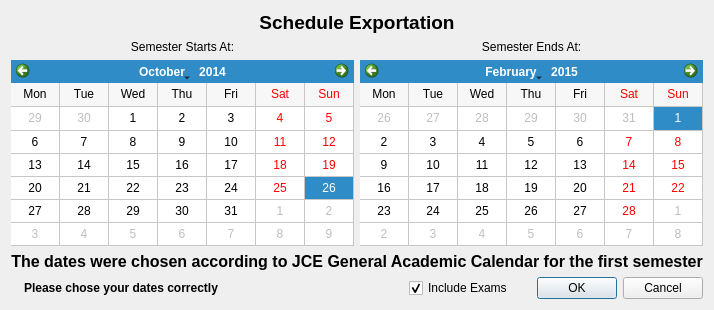
<?xml version="1.0" encoding="UTF-8"?>
<ui version="4.0">
 <class>CalendarDialog</class>
 <widget class="QDialog" name="CalendarDialog">
  <property name="geometry">
   <rect>
    <x>0</x>
    <y>0</y>
    <width>610</width>
    <height>310</height>
   </rect>
  </property>
  <property name="sizePolicy">
   <sizepolicy hsizetype="Minimum" vsizetype="Minimum">
    <horstretch>0</horstretch>
    <verstretch>0</verstretch>
   </sizepolicy>
  </property>
  <property name="minimumSize">
   <size>
    <width>0</width>
    <height>0</height>
   </size>
  </property>
  <property name="windowTitle">
   <string>Dates Dialog</string>
  </property>
  <layout class="QGridLayout" name="gridLayout_2">
   <item row="0" column="0">
    <layout class="QGridLayout" name="gridLayout">
     <item row="0" column="0">
      <widget class="QLabel" name="labelHeader">
       <property name="text">
        <string>&lt;html&gt;&lt;head/&gt;&lt;body&gt;&lt;p align=&quot;center&quot;&gt;&lt;span style=&quot; font-size:14pt; font-weight:600;&quot;&gt;Schedule Exportation&lt;/span&gt;&lt;/p&gt;&lt;/body&gt;&lt;/html&gt;</string>
       </property>
      </widget>
     </item>
     <item row="1" column="0">
      <layout class="QGridLayout" name="gridLayoutSem">
       <item row="0" column="0">
        <layout class="QGridLayout" name="gridLayoutSemStart">
         <item row="0" column="0">
          <widget class="QLabel" name="labelSemesterStart">
           <property name="text">
            <string>&lt;html&gt;&lt;head/&gt;&lt;body&gt;&lt;p align=&quot;center&quot;&gt;Semester Starts At:&lt;/p&gt;&lt;/body&gt;&lt;/html&gt;</string>
           </property>
          </widget>
         </item>
         <item row="1" column="0">
          <widget class="QCalendarWidget" name="calStart">
           <property name="sizePolicy">
            <sizepolicy hsizetype="Minimum" vsizetype="Minimum">
             <horstretch>0</horstretch>
             <verstretch>0</verstretch>
            </sizepolicy>
           </property>
           <property name="inputMethodHints">
            <set>Qt::ImhNone</set>
           </property>
           <property name="selectedDate">
            <date>
             <year>2014</year>
             <month>10</month>
             <day>26</day>
            </date>
           </property>
           <property name="minimumDate">
            <date>
             <year>2000</year>
             <month>9</month>
             <day>14</day>
            </date>
           </property>
           <property name="maximumDate">
            <date>
             <year>2080</year>
             <month>12</month>
             <day>31</day>
            </date>
           </property>
           <property name="gridVisible">
            <bool>true</bool>
           </property>
           <property name="verticalHeaderFormat">
            <enum>QCalendarWidget::NoVerticalHeader</enum>
           </property>
          </widget>
         </item>
        </layout>
       </item>
       <item row="0" column="1">
        <layout class="QGridLayout" name="gridLayoutSemEnd">
         <item row="0" column="0">
          <widget class="QLabel" name="labelSemesterEnd">
           <property name="text">
            <string>&lt;html&gt;&lt;head/&gt;&lt;body&gt;&lt;p align=&quot;center&quot;&gt;Semester Ends At:&lt;/p&gt;&lt;/body&gt;&lt;/html&gt;</string>
           </property>
          </widget>
         </item>
         <item row="1" column="0">
          <widget class="QCalendarWidget" name="calEnd">
           <property name="sizePolicy">
            <sizepolicy hsizetype="Minimum" vsizetype="Minimum">
             <horstretch>0</horstretch>
             <verstretch>0</verstretch>
            </sizepolicy>
           </property>
           <property name="selectedDate">
            <date>
             <year>2015</year>
             <month>2</month>
             <day>1</day>
            </date>
           </property>
           <property name="minimumDate">
            <date>
             <year>2000</year>
             <month>9</month>
             <day>14</day>
            </date>
           </property>
           <property name="maximumDate">
            <date>
             <year>2080</year>
             <month>12</month>
             <day>31</day>
            </date>
           </property>
           <property name="gridVisible">
            <bool>true</bool>
           </property>
           <property name="verticalHeaderFormat">
            <enum>QCalendarWidget::NoVerticalHeader</enum>
           </property>
          </widget>
         </item>
        </layout>
       </item>
      </layout>
     </item>
     <item row="2" column="0">
      <widget class="QLabel" name="labelNote">
       <property name="text">
        <string>&lt;html&gt;&lt;head/&gt;&lt;body&gt;&lt;p align=&quot;center&quot;&gt;&lt;span style=&quot; font-size:12pt; font-weight:600;&quot;&gt;The dates were chosen according to JCE General Academic Calendar for the first semester&lt;/span&gt;&lt;/p&gt;&lt;/body&gt;&lt;/html&gt;</string>
       </property>
      </widget>
     </item>
     <item row="3" column="0">
      <layout class="QGridLayout" name="gridLayoutButtomPanel">
       <item row="0" column="0">
        <widget class="QLabel" name="labelIconStatus">
         <property name="text">
          <string/>
         </property>
        </widget>
       </item>
       <item row="0" column="1">
        <widget class="QLabel" name="lbl_status">
         <property name="text">
          <string>&lt;b&gt;Please chose your dates correctly&lt;/b&gt;</string>
         </property>
        </widget>
       </item>
       <item row="0" column="2">
        <spacer name="horizontalSpacer">
         <property name="orientation">
          <enum>Qt::Horizontal</enum>
         </property>
         <property name="sizeHint" stdset="0">
          <size>
           <width>40</width>
           <height>20</height>
          </size>
         </property>
        </spacer>
       </item>
       <item row="0" column="3">
        <widget class="QCheckBox" name="checkBox">
         <property name="text">
          <string>Include Exams</string>
         </property>
         <property name="checked">
          <bool>true</bool>
         </property>
        </widget>
       </item>
       <item row="0" column="4">
        <widget class="QDialogButtonBox" name="buttonBox">
         <property name="orientation">
          <enum>Qt::Horizontal</enum>
         </property>
         <property name="standardButtons">
          <set>QDialogButtonBox::Cancel|QDialogButtonBox::Ok</set>
         </property>
        </widget>
       </item>
      </layout>
     </item>
    </layout>
   </item>
  </layout>
 </widget>
 <resources/>
 <connections>
  <connection>
   <sender>buttonBox</sender>
   <signal>accepted()</signal>
   <receiver>CalendarDialog</receiver>
   <slot>accept()</slot>
   <hints>
    <hint type="sourcelabel">
     <x>248</x>
     <y>254</y>
    </hint>
    <hint type="destinationlabel">
     <x>157</x>
     <y>274</y>
    </hint>
   </hints>
  </connection>
  <connection>
   <sender>buttonBox</sender>
   <signal>rejected()</signal>
   <receiver>CalendarDialog</receiver>
   <slot>reject()</slot>
   <hints>
    <hint type="sourcelabel">
     <x>316</x>
     <y>260</y>
    </hint>
    <hint type="destinationlabel">
     <x>286</x>
     <y>274</y>
    </hint>
   </hints>
  </connection>
 </connections>
</ui>
